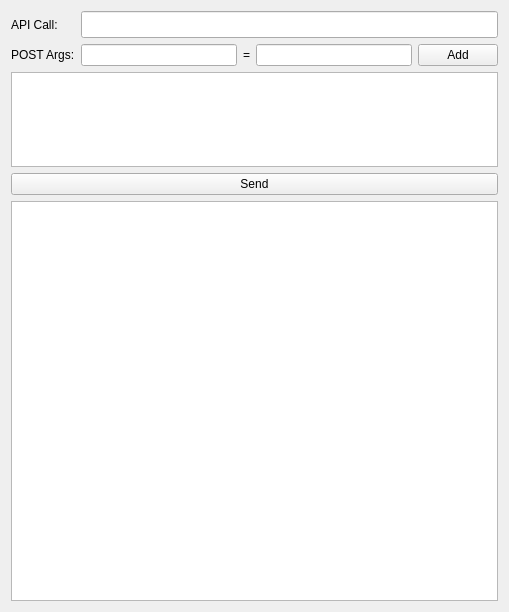
<?xml version="1.0" encoding="UTF-8"?>
<ui version="4.0">
 <class>TestQueryConsole</class>
 <widget class="QWidget" name="TestQueryConsole">
  <property name="geometry">
   <rect>
    <x>0</x>
    <y>0</y>
    <width>509</width>
    <height>612</height>
   </rect>
  </property>
  <property name="windowTitle">
   <string>Form</string>
  </property>
  <layout class="QGridLayout" name="gridLayout">
   <item row="0" column="0">
    <widget class="QLabel" name="label">
     <property name="minimumSize">
      <size>
       <width>0</width>
       <height>17</height>
      </size>
     </property>
     <property name="text">
      <string>API Call:</string>
     </property>
    </widget>
   </item>
   <item row="0" column="1" colspan="4">
    <widget class="QLineEdit" name="apiCallInput">
     <property name="minimumSize">
      <size>
       <width>0</width>
       <height>27</height>
      </size>
     </property>
    </widget>
   </item>
   <item row="1" column="0">
    <widget class="QLabel" name="label_2">
     <property name="text">
      <string>POST Args:</string>
     </property>
    </widget>
   </item>
   <item row="1" column="1">
    <widget class="QLineEdit" name="postVarKey">
     <property name="text">
      <string/>
     </property>
    </widget>
   </item>
   <item row="1" column="2">
    <widget class="QLabel" name="label_3">
     <property name="text">
      <string>=</string>
     </property>
    </widget>
   </item>
   <item row="1" column="4">
    <widget class="QPushButton" name="addButton">
     <property name="text">
      <string>Add</string>
     </property>
    </widget>
   </item>
   <item row="3" column="0" colspan="5">
    <widget class="QPlainTextEdit" name="encodedPostArgs">
     <property name="sizePolicy">
      <sizepolicy hsizetype="Preferred" vsizetype="Preferred">
       <horstretch>0</horstretch>
       <verstretch>0</verstretch>
      </sizepolicy>
     </property>
    </widget>
   </item>
   <item row="5" column="0" colspan="5">
    <widget class="QScrollArea" name="scrollArea">
     <property name="sizePolicy">
      <sizepolicy hsizetype="Expanding" vsizetype="Minimum">
       <horstretch>0</horstretch>
       <verstretch>0</verstretch>
      </sizepolicy>
     </property>
     <property name="minimumSize">
      <size>
       <width>0</width>
       <height>400</height>
      </size>
     </property>
     <property name="widgetResizable">
      <bool>true</bool>
     </property>
     <widget class="QWidget" name="scrollAreaWidgetContents">
      <property name="geometry">
       <rect>
        <x>0</x>
        <y>0</y>
        <width>487</width>
        <height>396</height>
       </rect>
      </property>
      <widget class="QTextBrowser" name="outputFrame">
       <property name="geometry">
        <rect>
         <x>-5</x>
         <y>-9</y>
         <width>501</width>
         <height>411</height>
        </rect>
       </property>
      </widget>
     </widget>
    </widget>
   </item>
   <item row="4" column="0" colspan="5">
    <widget class="QPushButton" name="sendButton">
     <property name="text">
      <string>Send</string>
     </property>
    </widget>
   </item>
   <item row="1" column="3">
    <widget class="QLineEdit" name="postVarValue"/>
   </item>
  </layout>
 </widget>
 <tabstops>
  <tabstop>apiCallInput</tabstop>
  <tabstop>postVarKey</tabstop>
  <tabstop>postVarValue</tabstop>
  <tabstop>addButton</tabstop>
  <tabstop>encodedPostArgs</tabstop>
  <tabstop>sendButton</tabstop>
  <tabstop>scrollArea</tabstop>
  <tabstop>outputFrame</tabstop>
 </tabstops>
 <resources/>
 <connections/>
</ui>
